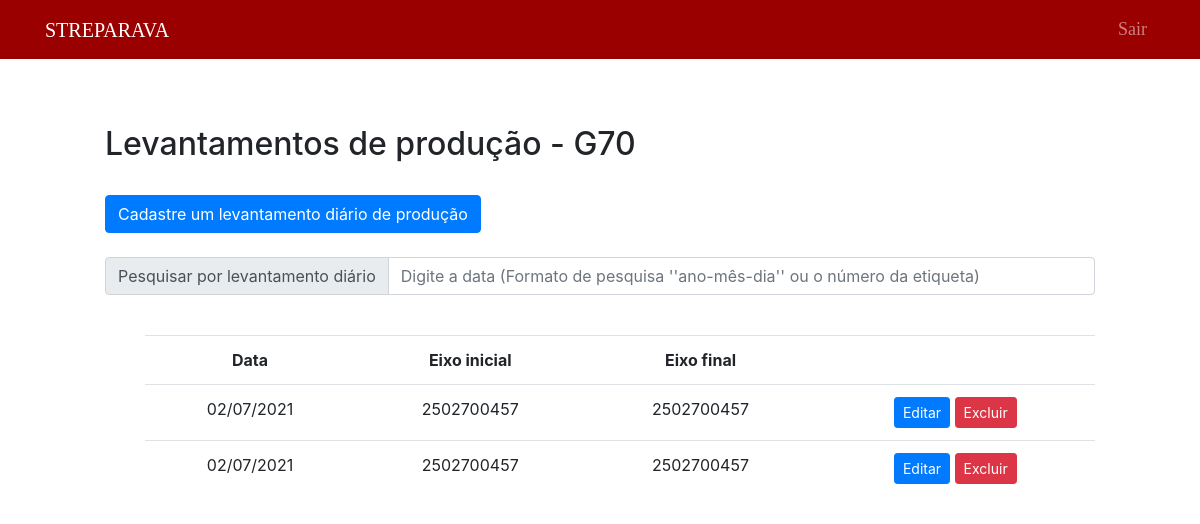
The page /public/final70/listFinal70.php (signed in) on the database its author committed.
### tables this page shows
CREATE TABLE `levantamento70f` (
  `id_levantamento70` int(11) NOT NULL,
  `data` date NOT NULL,
  `prod7` int(11) NOT NULL,
  `t7` int(11) NOT NULL,
  `obs7` text NOT NULL,
  `prod8` int(11) NOT NULL,
  `t8` int(11) NOT NULL,
  `obs8` text NOT NULL,
  `prod9` int(11) NOT NULL,
  `t9` int(11) NOT NULL,
  `obs9` text NOT NULL,
  `prod10` int(11) NOT NULL,
  `t10` int(11) NOT NULL,
  `obs10` text NOT NULL,
  `prod11` int(11) NOT NULL,
  `t11` int(11) NOT NULL,
  `obs11` text NOT NULL,
  `prod12` int(11) NOT NULL,
  `t12` int(11) NOT NULL,
  `obs12` text NOT NULL,
  `prod13` int(11) NOT NULL,
  `t13` int(11) NOT NULL,
  `obs13` text NOT NULL,
  `prod14` int(11) NOT NULL,
  `t14` int(11) NOT NULL,
  `obs14` text NOT NULL,
  `prod15` int(11) NOT NULL,
  `t15` int(11) NOT NULL,
  `obs15` text NOT NULL,
  `prod16` int(11) NOT NULL,
  `t16` int(11) NOT NULL,
  `obs16` text NOT NULL,
  `total` int(11) NOT NULL,
  `tempo_total` int(11) NOT NULL,
  `etiqueta1` bigint(20) NOT NULL,
  `etiqueta2` bigint(20) NOT NULL
);

### public/final70/listFinal70NoSearch.php (the view, shortened to what this page needs)
<?php
include("../../data/connection.php");
$sql = "SELECT *, DATE_FORMAT(data,'%d/%m/%Y') as datas FROM levantamento70f order by data DESC";
$dadosLevantamento70 = $connection->query($sql);
if ($dadosLevantamento70->num_rows > 0) {
?>
    <div style="margin-left: 100px; margin-right: 100px;">
        <br>
        <table class="table" style="text-align: center;">
            <tr>
                <th>Data</th>
                <th>Eixo inicial</th>
                <th>Eixo final</th>
                <th></th>
            </tr>
            <?php
            while ($exibir = $dadosLevantamento70->fetch_assoc()) {
            ?>
                <tr>
                    <td><?php echo $exibir["datas"] ?></td>
                    <td><?php echo $exibir["etiqueta1"] ?></td>
                    <td><?php echo $exibir["etiqueta2"] ?></td>
                    <td>
                        <button type="button" class="btn btn-primary btn-sm">
                            <a href="editFinal70.php?id=<?php echo $exibir["id_levantamento70"] ?>" style="text-decoration: none; color: white">Editar</a>
                        </button>
                        <button type="submit" class="btn btn-danger btn-sm" formmethod="post">
                            <a href="deleteFinal70.php?id=<?php echo $exibir["id_levantamento70"] ?>" style="text-decoration: none; color: white"> Excluir </a>
                        </button>
                    </td>
                </tr>
            <?php
            }
            ?>
        </table>
    </div>
<?php
} else { ?>
    <div style="margin-left: 100px; margin-right: 100px;">
    <?php
    echo "Nenhum registro encontrado.";
}
    ?>

### public/Styles/main.css (style rules this page uses)
body { padding: 5px; }

### rows shown on the page
levantamento70f: datas "02/07/2021", etiqueta1 "2502700457", etiqueta2 "2502700457"
levantamento70f: datas "02/07/2021", etiqueta1 "2502700457", etiqueta2 "2502700457"
